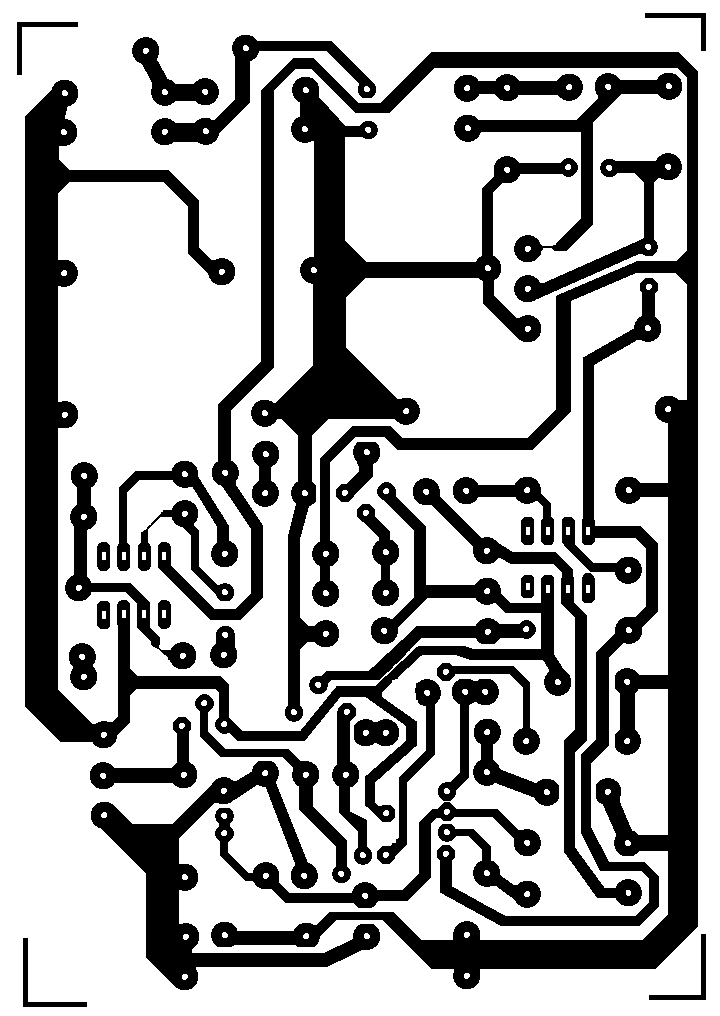
//> input picture HomeworkCsali/6/morff/pcb-hibas-8bpp3.bmp, 720 x 1016 px
$ ./morff   (built with g++ and OpenCV 4)
//> lines starting //> are read from the running program, lines starting //| are printed output that depends on the picture; after the words box and inside, x2 and y2 are one past the last pixel; in counts of white or black regions, pixels touching at a corner belong together
#include <iostream>
#include <cstdlib>
#include <opencv2/core/core.hpp>
#include <opencv2/highgui/highgui.hpp>
#include <opencv2/imgproc.hpp>

using namespace std;
using namespace cv;


template <int N>
Mat dilation(Mat src, int kernel[N][N])
{
    Mat tmp(src.rows, src.cols, CV_8UC1);

    for (int y = 0; y < src.rows; y++)
    {
        for (int x = 0; x < src.cols; x++)
        {

            bool dilat = false;
            int offset = N / 2;
            for (int u = -offset; u < offset + 1 && !dilat; u++)
            {
                for (int v = -offset; v < offset + 1 && !dilat; v++)
                {
                    if (!((y + v < 0) || ((x + u) < 0) || ((y + v) > src.rows - 1) || ((x + u) > src.cols - 1)))
                    {
                        if (kernel[v + offset][u + offset] == 1)
                        {
                            int im = src.at<uchar>(y + v, x + u);
                            if (im == 0)
                            {
                                dilat = true;
                            }
                        }
                    }
                }
            }
            if (dilat)
            {
                tmp.at<uchar>(y, x) = 0;
            }
            else
            {
                tmp.at<uchar>(y, x) = 255;
            }
        }
    }

    return tmp;
}

template <int N>
Mat erosion(Mat src, int kernel[N][N])
{
    Mat tmp(src.rows, src.cols, CV_8UC1);

    for (int y = 0; y < src.rows; y++)
    {
        for (int x = 0; x < src.cols; x++)
        {
            bool eros = false;
            int offset = N / 2;
            for (int u = -offset; u < offset + 1 && !eros; u++)
            {
                for (int v = -offset; v < offset + 1 && !eros; v++)
                {
                    if (!((y + v < 0) || ((x + u) < 0) || ((y + v) > src.rows - 1) || ((x + u) > src.cols - 1)))
                    {
                        if (kernel[v + offset][u + offset] == 1)
                        {
                            int im = src.at<uchar>(y + v, x + u);
                            if (im == 255)
                            {
                                eros = true;
                            }
                        }
                    }
                }
            }
            if (eros)
            {
                tmp.at<uchar>(y, x) = 255;
            }
            else
            {
                tmp.at<uchar>(y, x) = 0;
            }
        }
    }

    return tmp;
}

template <int N>
Mat nyitas(Mat src, int kernel[N][N])
{
    imshow("Nyitas", dilation<N>(erosion<N>(src, kernel), kernel));

    return dilation<N>(erosion<N>(src, kernel), kernel);
}

template <int N>
Mat zaras(Mat src, int kernel[N][N])
{
    imshow("Zaras", erosion<N>(dilation<N>(src, kernel), kernel));

    return erosion<N>(dilation<N>(src, kernel), kernel);
}

void findTulkozeli(Mat& src, Mat& zart)
{
    Mat newImg(src.rows, src.cols, CV_8UC1, Scalar(0, 0, 0));

    for (int i = 0; i < src.rows; i++) {
        for (int j = 0; j < src.cols; j++) {
            double pixelFirstImage = src.at<uchar>(i, j);
            double pixelSecondImage = zart.at<uchar>(i, j);
            if (pixelFirstImage != pixelSecondImage) newImg.at<unsigned char>(i, j) = 255;
        }
    }
    imshow("Vastag reszek", newImg);
}

void findVekony(Mat& src, Mat& nyitott)
{
    Mat newImg(src.rows, src.cols, CV_8UC1, Scalar(0, 0, 0));

    for (int i = 0; i < src.rows; i++) {
        for (int j = 0; j < src.cols; j++) {
            double pixelFirstImage = src.at<uchar>(i, j);
            double pixelSecondImage = nyitott.at<uchar>(i, j);
            if (pixelFirstImage != pixelSecondImage) newImg.at<unsigned char>(i, j) = 255;
        }
    }
    imshow("Vekony reszek", newImg);
}

int main(int argc, char** argv) {
    Mat src = imread("./pcb-hibas-8bpp3.bmp", IMREAD_GRAYSCALE);
//> src: 1016 rows x 720 cols, CV_8UC1; 68% white; 42 black regions, largest, box (x1, y1, x2, y2) and area: (158, 52, 698, 989) 59844, (25, 80, 571, 822) 41994, (251, 77, 578, 722) 27997
    //Mat src = imread("./pcb-hibas-8bpp.bmp", IMREAD_GRAYSCALE);

    int kernel[3][3] =
    {
        1, 1, 1,
        1, 1, 1,
        1, 1, 1 };

    imshow("Dilate", dilation<3>(src, kernel));
//> after the loop in dilation, `for (int y = 0; y < src.rows; y++)`:
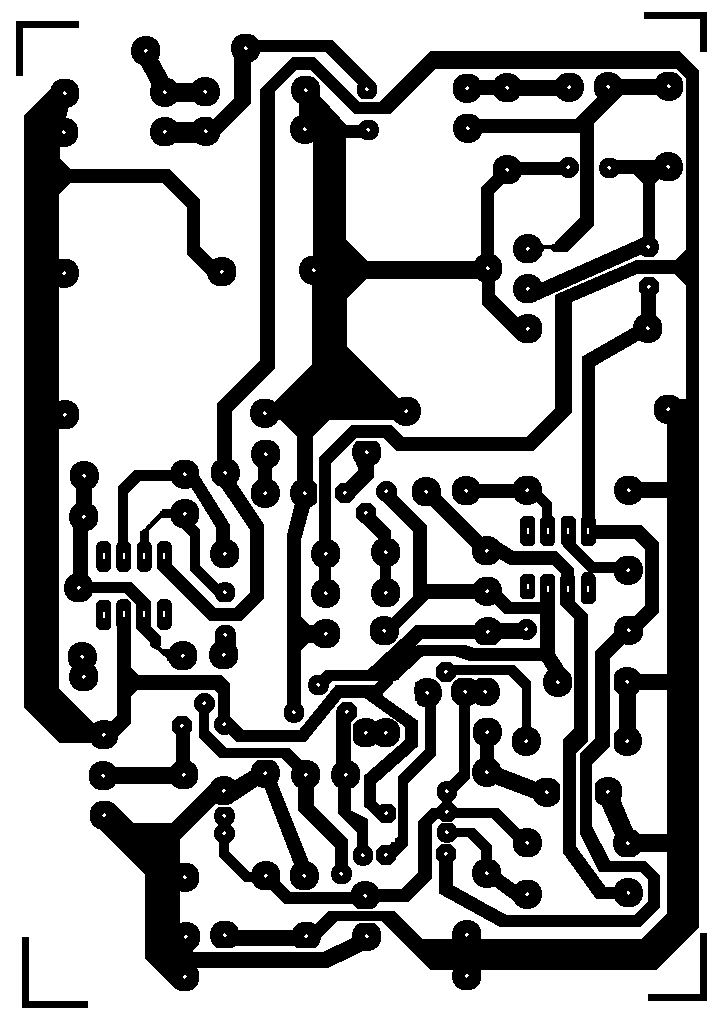
//> tmp: 1016 rows x 720 cols, CV_8UC1; 62.7% white; 38 black regions, largest, box (x1, y1, x2, y2) and area: (157, 51, 699, 990) 68008, (24, 79, 572, 823) 52468, (250, 76, 579, 723) 31183

    imshow("Erose image", erosion<3>(src, kernel));
//> after the loop in erosion, `for (int y = 0; y < src.rows; y++)`:
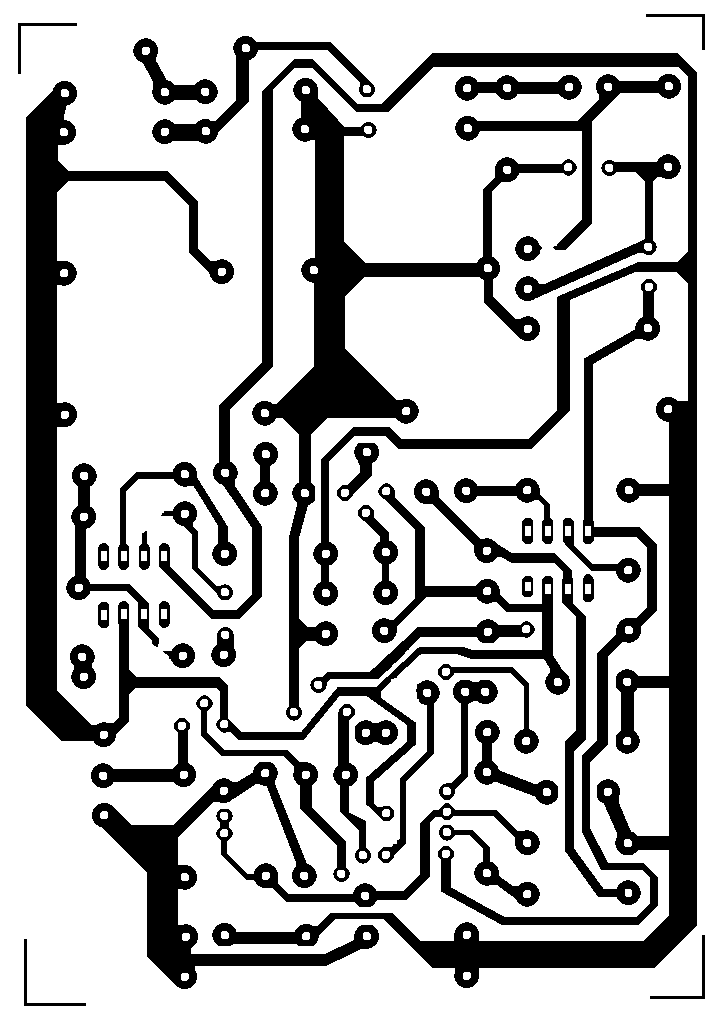
//> tmp: 1016 rows x 720 cols, CV_8UC1; 73.4% white; 45 black regions, largest, box (x1, y1, x2, y2) and area: (159, 53, 697, 988) 51576, (26, 81, 570, 821) 36478, (252, 78, 577, 721) 24715

    //Nyitás és zárás morfológiai művelet
    Mat nyitott = nyitas<3>(src, kernel);

    Mat zart = zaras<3>(src, kernel);
//> after the loop in erosion (call 4), `for (int y = 0; y < src.rows; y++)`: tmp: 1016 rows x 720 cols, CV_8UC1; 68% white; 39 black regions, largest, box (x1, y1, x2, y2) and area: (158, 52, 698, 989) 59844, (25, 80, 571, 822) 45310, (251, 77, 578, 722) 27997

    findVekony(src, nyitott);
//> after the loop in findVekony, `for (int i = 0; i < src.rows; i++)`:
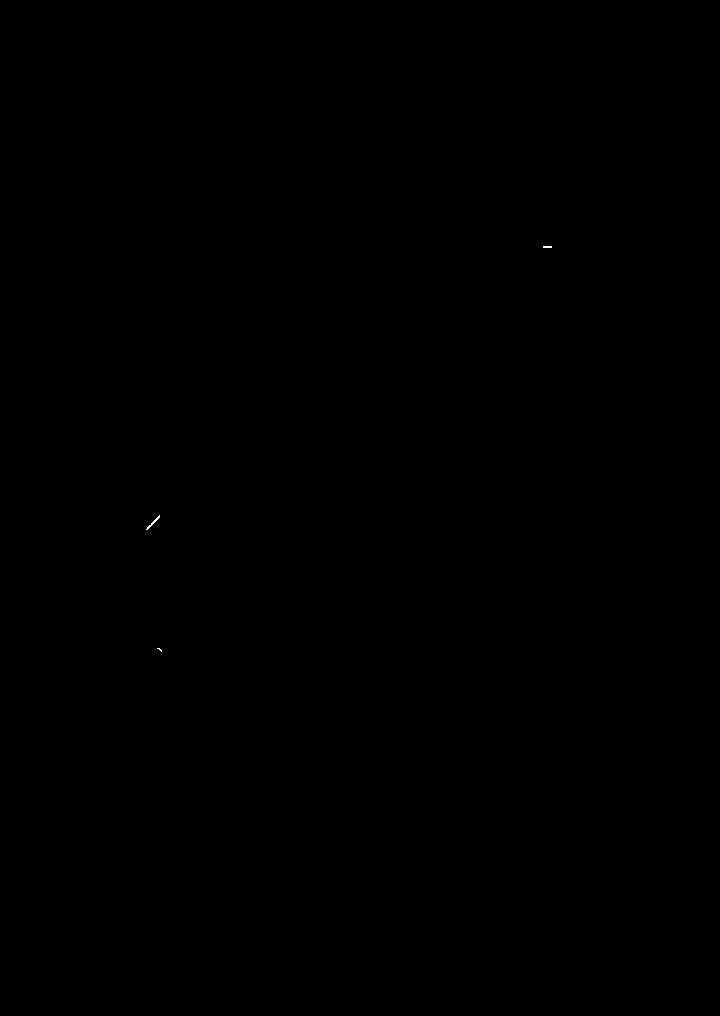
//> newImg: 1016 rows x 720 cols, CV_8UC1; 0.01% white in thin lines or dots, all inside (x1, y1, x2, y2) = (146, 246, 552, 652)
    findTulkozeli(src, zart);
//> after the loop in findTulkozeli, `for (int i = 0; i < src.rows; i++)`: newImg: 1016 rows x 720 cols, CV_8UC1; 0.02% white in thin lines or dots, all inside (x1, y1, x2, y2) = (379, 571, 592, 803)
    waitKey();
    return EXIT_SUCCESS;
}
